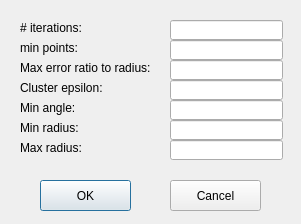
<?xml version="1.0" encoding="UTF-8"?>
<ui version="4.0">
 <class>OptionDialog</class>
 <widget class="QDialog" name="OptionDialog">
  <property name="geometry">
   <rect>
    <x>0</x>
    <y>0</y>
    <width>301</width>
    <height>224</height>
   </rect>
  </property>
  <property name="windowTitle">
   <string>OptionDialog</string>
  </property>
  <widget class="QPushButton" name="pushButtonOK">
   <property name="geometry">
    <rect>
     <x>40</x>
     <y>180</y>
     <width>91</width>
     <height>31</height>
    </rect>
   </property>
   <property name="text">
    <string>OK</string>
   </property>
  </widget>
  <widget class="QPushButton" name="pushButtonCancel">
   <property name="geometry">
    <rect>
     <x>170</x>
     <y>180</y>
     <width>91</width>
     <height>31</height>
    </rect>
   </property>
   <property name="text">
    <string>Cancel</string>
   </property>
  </widget>
  <widget class="QLineEdit" name="lineEditMinPoints">
   <property name="geometry">
    <rect>
     <x>170</x>
     <y>40</y>
     <width>113</width>
     <height>20</height>
    </rect>
   </property>
  </widget>
  <widget class="QLabel" name="label">
   <property name="geometry">
    <rect>
     <x>20</x>
     <y>40</y>
     <width>81</width>
     <height>16</height>
    </rect>
   </property>
   <property name="text">
    <string>min points:</string>
   </property>
  </widget>
  <widget class="QLabel" name="label_2">
   <property name="geometry">
    <rect>
     <x>20</x>
     <y>60</y>
     <width>131</width>
     <height>16</height>
    </rect>
   </property>
   <property name="text">
    <string>Max error ratio to radius:</string>
   </property>
  </widget>
  <widget class="QLineEdit" name="lineEditMaxErrorRatioToRadius">
   <property name="geometry">
    <rect>
     <x>170</x>
     <y>60</y>
     <width>113</width>
     <height>20</height>
    </rect>
   </property>
  </widget>
  <widget class="QLabel" name="label_3">
   <property name="geometry">
    <rect>
     <x>20</x>
     <y>80</y>
     <width>131</width>
     <height>16</height>
    </rect>
   </property>
   <property name="text">
    <string>Cluster epsilon:</string>
   </property>
  </widget>
  <widget class="QLineEdit" name="lineEditClusterEpsilon">
   <property name="geometry">
    <rect>
     <x>170</x>
     <y>80</y>
     <width>113</width>
     <height>20</height>
    </rect>
   </property>
  </widget>
  <widget class="QLabel" name="label_4">
   <property name="geometry">
    <rect>
     <x>20</x>
     <y>100</y>
     <width>131</width>
     <height>16</height>
    </rect>
   </property>
   <property name="text">
    <string>Min angle:</string>
   </property>
  </widget>
  <widget class="QLineEdit" name="lineEditMinAngle">
   <property name="geometry">
    <rect>
     <x>170</x>
     <y>100</y>
     <width>113</width>
     <height>20</height>
    </rect>
   </property>
  </widget>
  <widget class="QLabel" name="label_5">
   <property name="geometry">
    <rect>
     <x>20</x>
     <y>120</y>
     <width>131</width>
     <height>16</height>
    </rect>
   </property>
   <property name="text">
    <string>Min radius:</string>
   </property>
  </widget>
  <widget class="QLineEdit" name="lineEditMinRadius">
   <property name="geometry">
    <rect>
     <x>170</x>
     <y>120</y>
     <width>113</width>
     <height>20</height>
    </rect>
   </property>
  </widget>
  <widget class="QLabel" name="label_6">
   <property name="geometry">
    <rect>
     <x>20</x>
     <y>140</y>
     <width>131</width>
     <height>16</height>
    </rect>
   </property>
   <property name="text">
    <string>Max radius:</string>
   </property>
  </widget>
  <widget class="QLineEdit" name="lineEditMaxRadius">
   <property name="geometry">
    <rect>
     <x>170</x>
     <y>140</y>
     <width>113</width>
     <height>20</height>
    </rect>
   </property>
  </widget>
  <widget class="QLabel" name="label_7">
   <property name="geometry">
    <rect>
     <x>20</x>
     <y>20</y>
     <width>81</width>
     <height>16</height>
    </rect>
   </property>
   <property name="text">
    <string># iterations:</string>
   </property>
  </widget>
  <widget class="QLineEdit" name="lineEditNumIterations">
   <property name="geometry">
    <rect>
     <x>170</x>
     <y>20</y>
     <width>113</width>
     <height>20</height>
    </rect>
   </property>
  </widget>
 </widget>
 <layoutdefault spacing="6" margin="11"/>
 <resources/>
 <connections/>
</ui>
